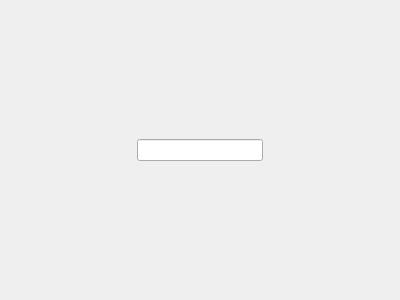
<?xml version="1.0" encoding="UTF-8"?>
<ui version="4.0">
 <class>Location</class>
 <widget class="QWidget" name="Location">
  <property name="geometry">
   <rect>
    <x>0</x>
    <y>0</y>
    <width>400</width>
    <height>300</height>
   </rect>
  </property>
  <property name="windowTitle">
   <string>Form</string>
  </property>
  <layout class="QGridLayout" name="gridLayout">
   <item row="0" column="1">
    <widget class="QLineEdit" name="name"/>
   </item>
   <item row="0" column="0">
    <spacer name="horizontalSpacer">
     <property name="orientation">
      <enum>Qt::Horizontal</enum>
     </property>
     <property name="sizeHint" stdset="0">
      <size>
       <width>40</width>
       <height>20</height>
      </size>
     </property>
    </spacer>
   </item>
   <item row="0" column="2">
    <spacer name="horizontalSpacer_2">
     <property name="orientation">
      <enum>Qt::Horizontal</enum>
     </property>
     <property name="sizeHint" stdset="0">
      <size>
       <width>40</width>
       <height>20</height>
      </size>
     </property>
    </spacer>
   </item>
  </layout>
 </widget>
 <resources/>
 <connections/>
</ui>
